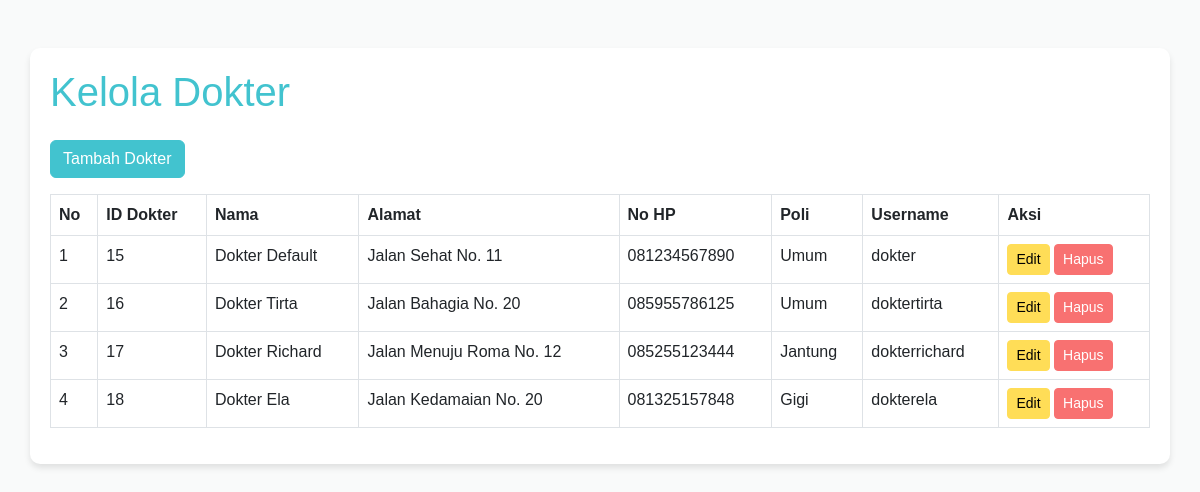
Page /admin/sampah/kelola_dokter_tanpanavbar.php (signed in) on the committed database.
### tables this page shows
CREATE TABLE `dokter` (
  `id` int(11) NOT NULL,
  `nama` varchar(150) NOT NULL,
  `alamat` varchar(255) NOT NULL,
  `no_hp` varchar(15) NOT NULL,
  `id_poli` int(11) NOT NULL,
  `username` varchar(20) NOT NULL,
  `password` varchar(255) NOT NULL
);

CREATE TABLE `poli` (
  `id` int(11) NOT NULL,
  `nama_poli` varchar(25) NOT NULL,
  `keterangan` text DEFAULT NULL
);

### admin/sampah/kelola_dokter_tanpanavbar.php (the view, shortened to what this page needs)
<?php
include '../includes/db.php';
$dokterList = $conn->query("SELECT dokter.*, poli.nama_poli FROM dokter
                            LEFT JOIN poli ON dokter.id_poli = poli.id");
?>
<!DOCTYPE html>
<html lang="en">
<head>
    <link href="https://cdn.jsdelivr.net/npm/bootstrap@5.3.0-alpha1/dist/css/bootstrap.min.css" rel="stylesheet">
</head>
<body>
<div class="container mt-5">
    <h1 class="mb-4">Kelola Dokter</h1>
    <button class="btn btn-primary mb-3" data-bs-toggle="modal" data-bs-target="#addDoctorModal">Tambah Dokter</button>
    <table class="table table-bordered">
    <thead>
        <tr>
            <th>No</th>
            <th>ID Dokter</th>
            <th>Nama</th>
            <th>Alamat</th>
            <th>No HP</th>
            <th>Poli</th>
            <th>Username</th>
            <th>Aksi</th>
        </tr>
    </thead>
    <tbody>
        <?php
        $no = 1;
        while ($row = $dokterList->fetch_assoc()): ?>
            <tr>
                <td><?= $no++ ?></td>
                <td><?= $row['id'] ?></td>
                <td><?= $row['nama'] ?></td>
                <td><?= $row['alamat'] ?></td>
                <td><?= $row['no_hp'] ?></td>
                <td><?= $row['nama_poli'] ?></td>
                <td><?= $row['username'] ?></td>
                <td>
                    <button class="btn btn-warning btn-sm" data-bs-toggle="modal" data-bs-target="#editDoctorModal<?= $row['id'] ?>">Edit</button>
                    <form method="POST" style="display:inline-block;">
                        <button type="submit" name="delete" class="btn btn-danger btn-sm">Hapus</button>
                    </form>
                </td>
            </tr>
        <?php endwhile; ?>
    </tbody>
</table>
</div>
</body>
</html>

### admin/sampah/kelola_dokter_tanpanavbar.php (style rules this page uses)
body { font-family: Arial, sans-serif; background-color: #f9fafa; }
.container { background-color: #fff; border-radius: 10px; box-shadow: 0 4px 6px rgba(0, 0, 0, 0.1); padding: 20px; }
h1 { color: #42c3cf; }
.btn-primary { background-color: #42c3cf; border-color: #42c3cf; }
.btn-warning { background-color: #ffdd57; border-color: #ffdd57; }
.btn-danger { background-color: #f87171; border-color: #f87171; }
table thead { background-color: #42c3cf; color: #fff; }
table tbody tr:nth-child(even) { background-color: #f9fafa; }

### rows in the picture
dokter: id "15", nama "Dokter Default", alamat "Jalan Sehat No. 11", no_hp "081234567890", id_poli.nama_poli "Umum", username "dokter"
dokter: id "16", nama "Dokter Tirta", alamat "Jalan Bahagia No. 20", no_hp "085955786125", id_poli.nama_poli "Umum", username "doktertirta"
dokter: id "17", nama "Dokter Richard", alamat "Jalan Menuju Roma No. 12", no_hp "085255123444", id_poli.nama_poli "Jantung", username "dokterrichard"
dokter: id "18", nama "Dokter Ela", alamat "Jalan Kedamaian No. 20", no_hp "081325157848", id_poli.nama_poli "Gigi", username "dokterela"
